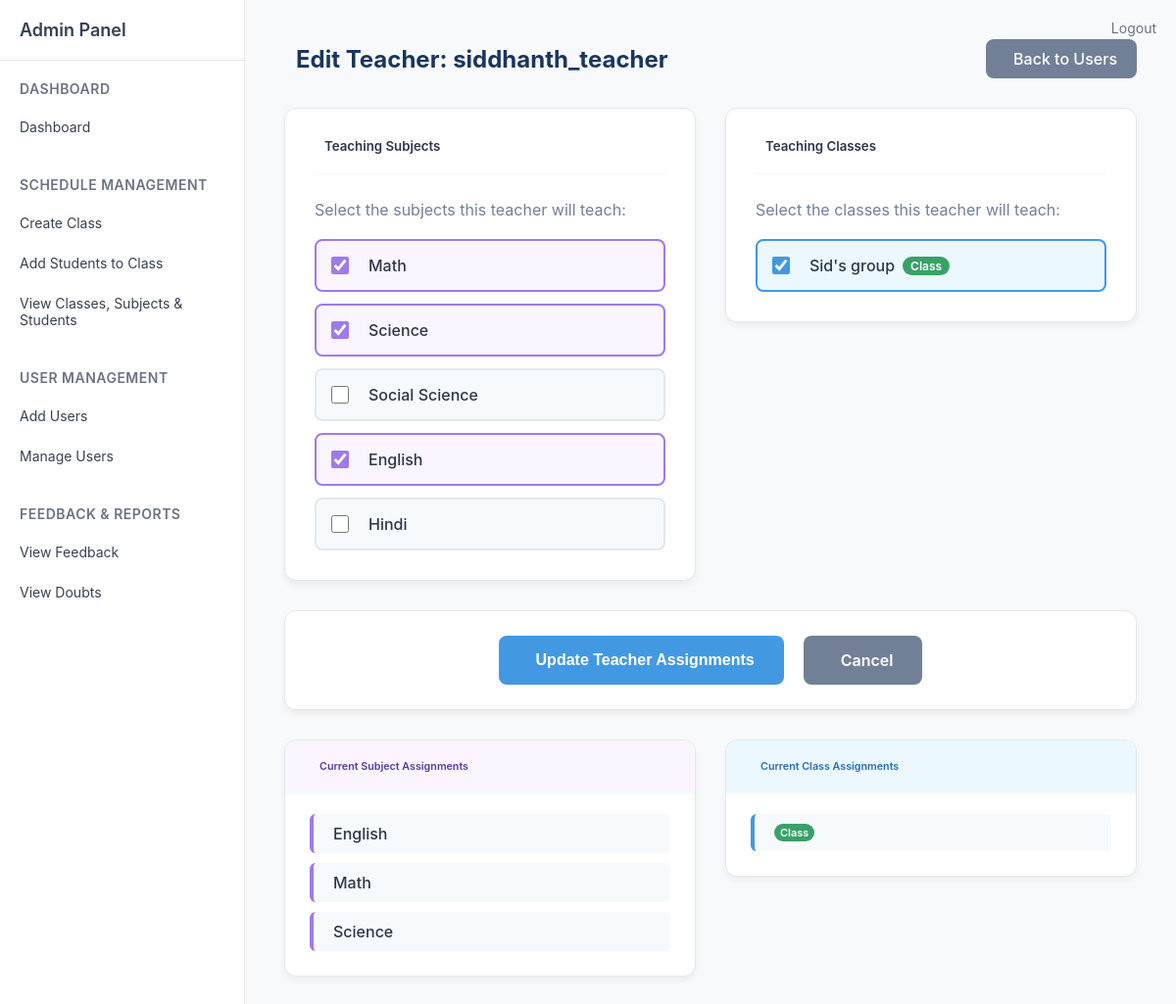
Page /admin/edit_teacher/6 (signed in) on the earlier database version.
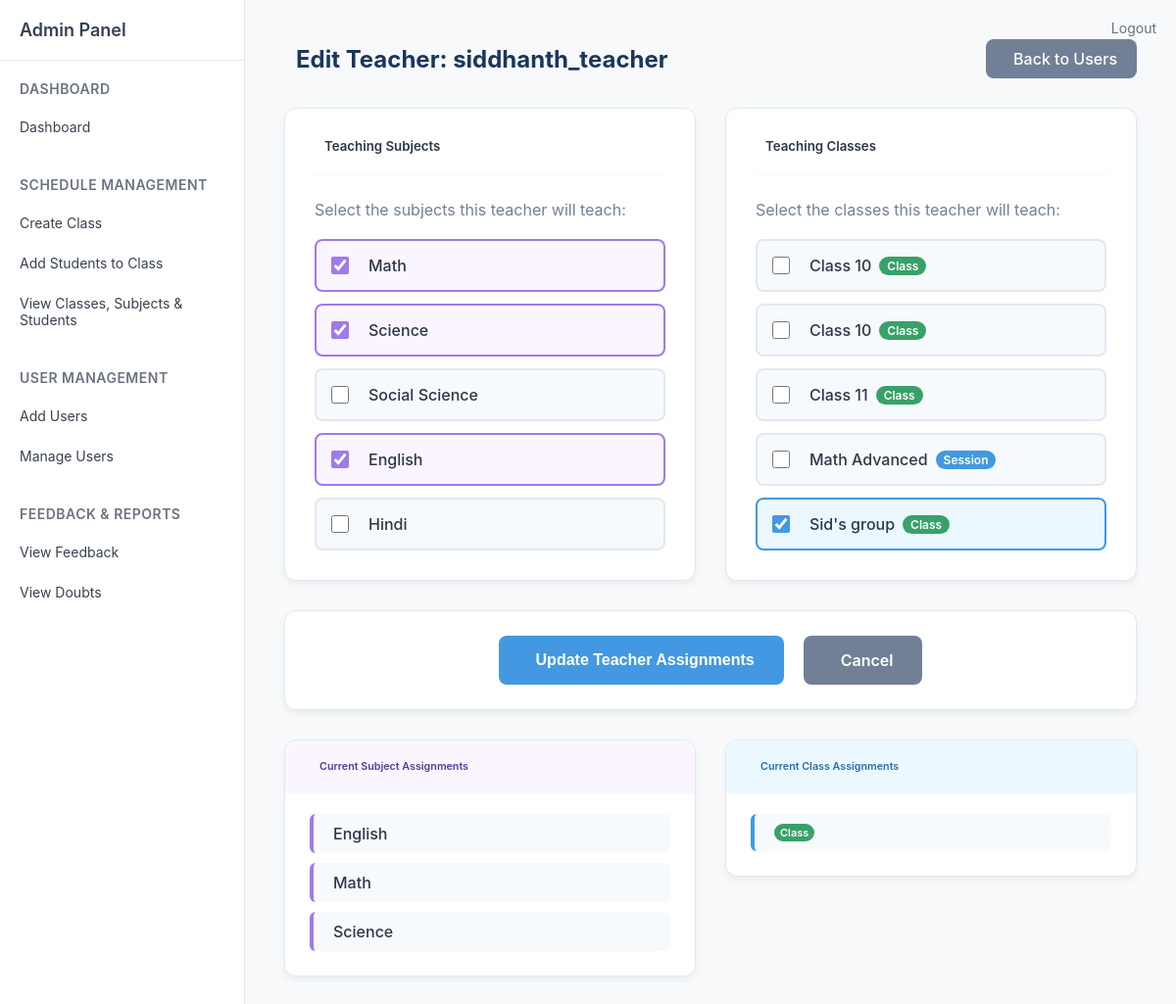
Same page on the later database version.
### tables this page shows
CREATE TABLE classes (
            id INTEGER PRIMARY KEY AUTOINCREMENT,
            name TEXT NOT NULL,
            type TEXT DEFAULT 'regular',
            description TEXT,
            grade_level TEXT,
            section TEXT,
            schedule_days TEXT,
            schedule_time_start TEXT,
            schedule_time_end TEXT,
            schedule_pdf_path TEXT,
            room_number TEXT,
            max_students INTEGER DEFAULT 30,
            status TEXT DEFAULT 'active',
            created_by INTEGER,
            created_on DATETIME DEFAULT CURRENT_TIMESTAMP,
            updated_by INTEGER,
            updated_on DATETIME,
            FOREIGN KEY (created_by) REFERENCES users(id),
            FOREIGN KEY (updated_by) REFERENCES users(id)
        );

CREATE TABLE teacher_subjects (
            id INTEGER PRIMARY KEY AUTOINCREMENT,
            teacher_id INTEGER NOT NULL,
            subject_name TEXT NOT NULL,
            assigned_by INTEGER,
            assigned_on DATETIME DEFAULT CURRENT_TIMESTAMP,
            FOREIGN KEY (teacher_id) REFERENCES users(id),
            FOREIGN KEY (assigned_by) REFERENCES users(id),
            UNIQUE(teacher_id, subject_name)
        );

### routes/admin.py (the view)
@admin_bp.route('/edit_teacher/<int:teacher_id>')
def edit_teacher(teacher_id):
    if 'role' not in session or session['role'] != 'admin':
        return redirect(url_for('auth.login'))
    conn = get_db()
    cur = conn.cursor()
    cur.execute('SELECT username FROM users WHERE id = ?', (teacher_id,))
    teacher = cur.fetchone()
    if not teacher:
        flash('Teacher not found!', 'error')
        return redirect(url_for('admin.manage_users'))
    cur.execute('SELECT id, name, type FROM classes WHERE status = "active" ORDER BY name')
    all_classes = cur.fetchall()
    cur.execute('''
        SELECT c.id, c.name, c.type
        FROM classes c
        JOIN teacher_class_map tcm ON c.id = tcm.class_id
        WHERE tcm.teacher_id = ?
        ORDER BY c.name
    ''', (teacher_id,))
    assigned_classes = cur.fetchall()
    available_subjects = ['Math', 'Science', 'Social Science', 'English', 'Hindi']
    cur.execute('SELECT subject_name FROM teacher_subjects WHERE teacher_id = ? ORDER BY subject_name', (teacher_id,))
    assigned_subjects_data = cur.fetchall()
    assigned_subjects = [row[0] for row in assigned_subjects_data]
    conn.close()
    return render_template('admin/edit_teacher.html',
                         teacher_id=teacher_id,
                         teacher_name=teacher[0],
                         all_classes=all_classes,
                         assigned_classes=[cls[0] for cls in assigned_classes],
                         available_subjects=available_subjects,
                         assigned_subjects=assigned_subjects)

### routes/admin.py (called while the page is built)
def get_db():
    return sqlite3.connect('users.db')

### templates/admin/edit_teacher.html (shortened to what the changed rows need)
{% extends 'admin/sidebar.html' %}
{% block content %}
<div style="display: flex; justify-content: space-between; align-items: center; margin-bottom: 30px;">
    <h2 style="color: #1a365d; font-weight: 700; margin: 0; display: flex; align-items: center; gap: 12px;">
        Edit Teacher: {{ teacher_name }}
    </h2>
</div>
<form method="POST" id="editTeacherForm">
    <div style="display: grid; grid-template-columns: 1fr 1fr; gap: 30px; margin-bottom: 30px;">
        <div>
            <div style="background: white; border-radius: 12px; padding: 30px; box-shadow: 0 4px 6px rgba(0, 0, 0, 0.05); border: 1px solid #e2e8f0;">
                <div>
                    <div style="display: flex; flex-direction: column; gap: 12px;">
                        {% for subject in available_subjects %}
                        <label style="display: flex; align-items: center; gap: 12px; padding: 15px; border: 2px solid #e2e8f0; border-radius: 8px; cursor: pointer; transition: all 0.2s ease; background: #f7fafc;"
                               onmouseover="if (!this.querySelector('input').checked) this.style.borderColor='#9f7aea'; if (!this.querySelector('input').checked) this.style.background='#faf5ff'"
                               onmouseout="if (!this.querySelector('input').checked) this.style.borderColor='#e2e8f0'; if (!this.querySelector('input').checked) this.style.background='#f7fafc'">
                            <input type="checkbox"
                                   id="subject_{{ loop.index }}"
                                   name="subjects"
                                   value="{{ subject }}"
                                   {% if subject in assigned_subjects %}checked{% endif %}
                                   style="width: 18px; height: 18px; accent-color: #9f7aea;"
                                   onchange="if (this.checked) { this.parentElement.style.borderColor='#9f7aea'; this.parentElement.style.background='#faf5ff'; } else { this.parentElement.style.borderColor='#e2e8f0'; this.parentElement.style.background='#f7fafc'; }">
                            <span style="color: #2d3748; font-weight: 500; display: flex; align-items: center; gap: 8px;">
                                 {{ subject }}
                            </span>
                        </label>
                        {% endfor %}
                    </div>
                </div>
            </div>
        </div>
        <div>
            <div style="background: white; border-radius: 12px; padding: 30px; box-shadow: 0 4px 6px rgba(0, 0, 0, 0.05); border: 1px solid #e2e8f0;">
                <div>
                    <div style="display: flex; flex-direction: column; gap: 12px;">
                        {% for class_info in all_classes %}
                        <label style="display: flex; align-items: center; gap: 12px; padding: 15px; border: 2px solid #e2e8f0; border-radius: 8px; cursor: pointer; transition: all 0.2s ease; background: #f7fafc;"
                               onmouseover="if (!this.querySelector('input').checked) this.style.borderColor='#4299e1'; if (!this.querySelector('input').checked) this.style.background='#ebf8ff'"
                               onmouseout="if (!this.querySelector('input').checked) this.style.borderColor='#e2e8f0'; if (!this.querySelector('input').checked) this.style.background='#f7fafc'">
                            <input type="checkbox"
                                   id="class_{{ class_info[0] }}"
                                   name="classes"
                                   value="{{ class_info[0] }}"
                                   {% if class_info[0] in assigned_classes %}checked{% endif %}
                                   style="width: 18px; height: 18px; accent-color: #4299e1;"
                                   onchange="if (this.checked) { this.parentElement.style.borderColor='#4299e1'; this.parentElement.style.background='#ebf8ff'; } else { this.parentElement.style.borderColor='#e2e8f0'; this.parentElement.style.background='#f7fafc'; }">
                            <span style="color: #2d3748; font-weight: 500; display: flex; align-items: center; gap: 8px;">
                                {% if class_info[2] == 'session' %}
                                     {{ class_info[1] }}
                                    <span style="background: #4299e1; color: white; padding: 2px 8px; border-radius: 12px; font-size: 12px; font-weight: 600;">Session</span>
                                {% else %}
                                     {{ class_info[1] }}
                                    <span style="background: #38a169; color: white; padding: 2px 8px; border-radius: 12px; font-size: 12px; font-weight: 600;">Class</span>
                                {% endif %}
                            </span>
                        </label>
                        {% endfor %}
                    </div>
                </div>
            </div>
        </div>
    </div>
</form>
<div style="display: grid; grid-template-columns: 1fr 1fr; gap: 30px;">
    <div>
        <div style="background: white; border-radius: 12px; padding: 25px; box-shadow: 0 4px 6px rgba(0, 0, 0, 0.05); border: 1px solid #e2e8f0;">
            <div>
                {% if assigned_subjects %}
                    <div style="display: flex; flex-direction: column; gap: 10px;">
                        {% for subject in assigned_subjects %}
                        <div style="display: flex; align-items: center; gap: 10px; padding: 10px; background: #f7fafc; border-radius: 6px; border-left: 4px solid #9f7aea;">
                            <span style="color: #2d3748; font-weight: 500;">{{ subject }}</span>
                        </div>
                        {% endfor %}
                    </div>
                {% else %}
                    <p style="color: #718096; margin: 0; text-align: center; padding: 20px;">No subjects assigned</p>
                {% endif %}
            </div>
        </div>
    </div>
    <div>
        <div style="background: white; border-radius: 12px; padding: 25px; box-shadow: 0 4px 6px rgba(0, 0, 0, 0.05); border: 1px solid #e2e8f0;">
            <div>
                {% if assigned_classes %}
                    <div style="display: flex; flex-direction: column; gap: 10px;">
                        {% for class_info in assigned_classes %}
                        <div style="display: flex; align-items: center; gap: 10px; padding: 10px; background: #f7fafc; border-radius: 6px; border-left: 4px solid #4299e1;">
                            <span style="color: #2d3748; font-weight: 500; display: flex; align-items: center; gap: 8px;">
                                {% if class_info[2] == 'session' %}
                                    {{ class_info[1] }}
                                    <span style="background: #4299e1; color: white; padding: 2px 6px; border-radius: 10px; font-size: 11px; font-weight: 600;">Session</span>
                                {% else %}
                                    <span style="background: #38a169; color: white; padding: 2px 6px; border-radius: 10px; font-size: 11px; font-weight: 600;">Class</span>
                                {% endif %}
                            </span>
                        </div>
                        {% endfor %}
                    </div>
                {% else %}
                    <p style="color: #718096; margin: 0; text-align: center; padding: 20px;">No classes assigned</p>
                {% endif %}
            </div>
        </div>
    </div>
</div>
{% endblock %}

Differences in the rows shown:
added classes: name "Class 10"
added classes: name "Class 10"
added classes: name "Class 11"
added classes: name "Math Advanced"
